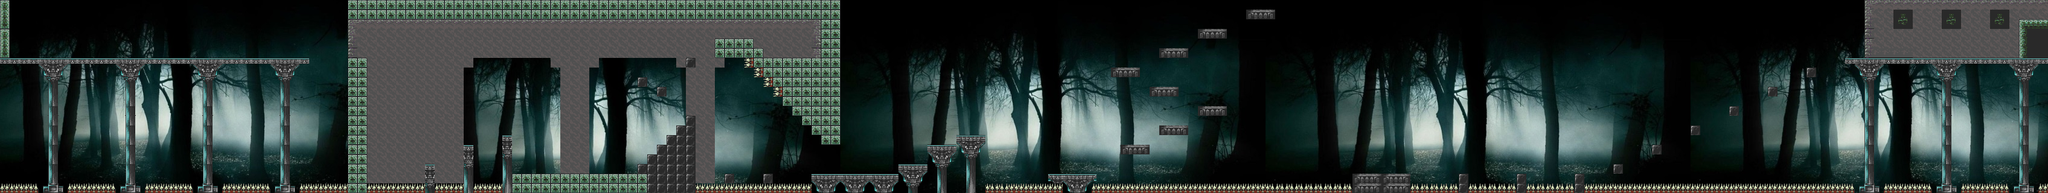

Rendered tile map (Tiled .tmx) drawn with the repository's tilesets; below, a short description and the map source with its tile grids summarised:
An orthogonal 212x20 tile map with 16x16 px tiles, 2 tile layers (background, walls), 4 tilesets and 1 object.

<map version="1.0" orientation="orthogonal" renderorder="right-down" width="212" height="20" tilewidth="16" tileheight="16" nextobjectid="28">
 <tileset firstgid="1" name="WAR OF THE WORLDS adventure thriller sci-fi wallpaper  1920x1200 ..." tilewidth="16" tileheight="16" tilecount="1550" columns="50">
  <image source="WAR OF THE WORLDS adventure thriller sci-fi wallpaper  1920x1200 ....jpg" width="800" height="500" />
 </tileset>
 <tileset firstgid="1551" name="castle" tilewidth="16" tileheight="16" tilecount="256" columns="16">
  <image source="castle.png" width="256" height="256" />
  <tile id="193">
   <properties>
    <property name="tipo" value="pincho" />
   </properties>
  </tile>
  <tile id="194">
   <properties>
    <property name="tipo" value="pincho" />
   </properties>
  </tile>
  <tile id="195">
   <properties>
    <property name="tipo" value="pincho" />
   </properties>
  </tile>
  <tile id="196">
   <properties>
    <property name="tipo" value="pincho" />
   </properties>
  </tile>
  <tile id="209">
   <properties>
    <property name="tipo" value="pincho" />
   </properties>
  </tile>
  <tile id="210">
   <properties>
    <property name="tipo" value="pincho" />
   </properties>
  </tile>
  <tile id="211">
   <properties>
    <property name="tipo" value="pincho" />
   </properties>
  </tile>
  <tile id="212">
   <properties>
    <property name="tipo" value="pincho" />
   </properties>
  </tile>
  <tile id="225">
   <properties>
    <property name="tipo" value="pincho" />
   </properties>
  </tile>
  <tile id="226">
   <properties>
    <property name="tipo" value="pincho" />
   </properties>
  </tile>
  <tile id="227">
   <properties>
    <property name="tipo" value="pincho" />
   </properties>
  </tile>
  <tile id="228">
   <properties>
    <property name="tipo" value="pincho" />
   </properties>
  </tile>
 </tileset>
 <tileset firstgid="1807" name="BolaRoja" tilewidth="16" tileheight="16" tilecount="1" columns="1">
  <image source="BolaRoja.png" trans="bafeca" width="16" height="16" />
 </tileset>
 <tileset firstgid="1808" name="VidaExtra" tilewidth="16" tileheight="16" tilecount="1" columns="1">
  <image source="VidaExtra.png" trans="bafeca" width="16" height="16" />
 </tileset>
 <layer name="background" width="212" height="20">
  <data>[4240 cells, 4240 non-empty, 1007 distinct tile ids]</data>
 </layer>
 <objectgroup name="VidaExtra">
  <object id="24" gid="1808" x="1327" y="96" width="16" height="16" />
 </objectgroup>
 <layer name="walls" width="212" height="20">
  <data>[4240 cells, 767 non-empty, 39 distinct tile ids]</data>
 </layer>
</map>